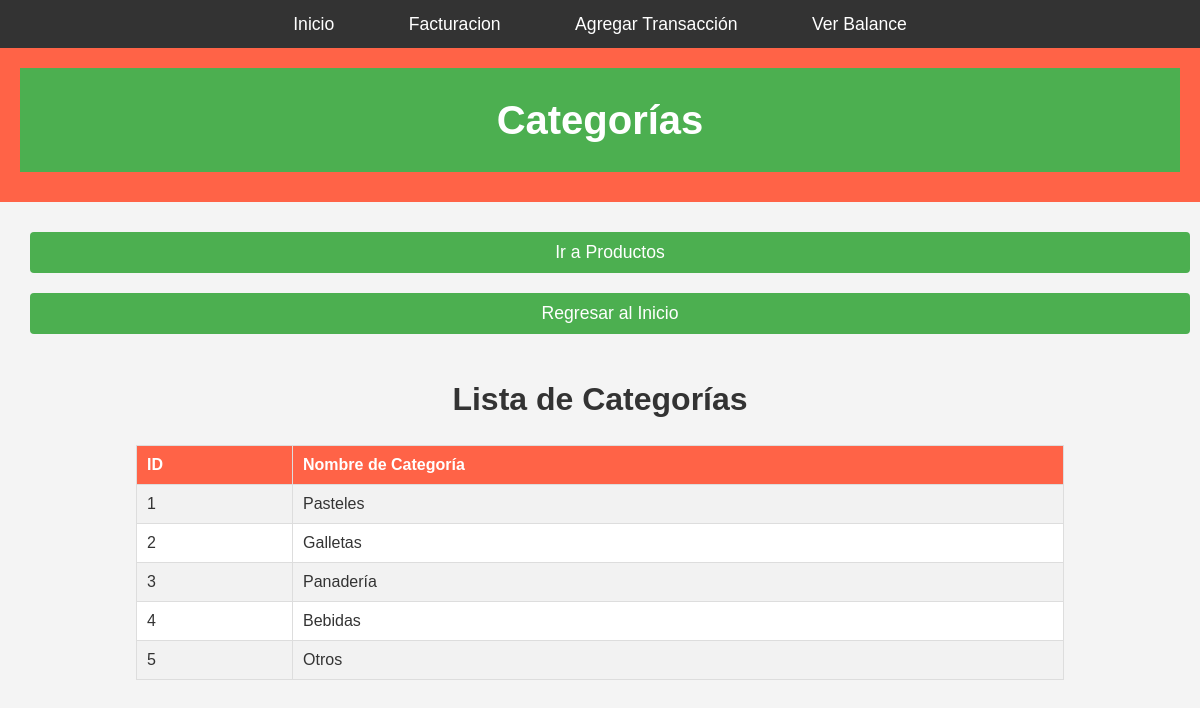
Screenshot of /PROYECTO_LUCY/PAGINA/php/categorias.php with the database file from the repository.
### tables this page shows
CREATE TABLE `categorias` (
  `id_categoria` int(11) NOT NULL,
  `nombre_categoria` varchar(100) NOT NULL
);

### PROYECTO_LUCY/PAGINA/php/categorias.php (the view, shortened to what this page needs)
<?php
include('navbar.php');
include('db_conection.php');
$sql = "SELECT * FROM Categorias";
$result = $conn->query($sql);
?>
<!DOCTYPE html>
<html lang="es">
<head>
    <link rel="stylesheet" href="../CSS/styles.css">
</head>
<body>
    <header>
        <h1>Categorías</h1>
    </header>
    <main>
        <a href="productos.php">
            <button>Ir a Productos</button>
        </a>
        <a href="index.php">
            <button>Regresar al Inicio</button>
        </a>
        <section>
            <h2>Lista de Categorías</h2>
            <?php if ($result->rowCount() > 0): ?>
                <table>
                    <tr>
                        <th>ID</th>
                        <th>Nombre de Categoría</th>
                    </tr>
                    <?php while ($row = $result->fetch(PDO::FETCH_ASSOC)): ?>
                        <tr>
                            <td><?php echo $row['id_categoria']; ?></td>
                            <td><?php echo $row['nombre_categoria']; ?></td>
                        </tr>
                    <?php endwhile; ?>
                </table>
            <?php else: ?>
                <p>No hay categorías registradas.</p>
            <?php endif; ?>
        </section>
    </main>
</body>
</html>

### PROYECTO_LUCY/PAGINA/CSS/styles.css (style rules this page uses)
* { margin: 0; padding: 0; box-sizing: border-box; font-family: 'Arial', sans-serif; }
body { background-color: #f4f4f4; color: #333; font-size: 16px; line-height: 1.6; min-height: 100vh; }
header { background-color: #FF6347; color: white; padding: 20px; text-align: center; }
header h1 { font-size: 2.5em; margin-bottom: 10px; }
main { padding: 20px; text-align: center; min-height: 100%; }
button { background-color: #FF6347; color: white; padding: 15px 30px; font-size: 1.1em; border: none; border-radius: 5px; cursor: pointer; transition: background-color 0.3s; margin: 10px; }
section { margin-top: 30px; }
section h2 { font-size: 2em; margin-bottom: 10px; }
table { width: 80%; margin: 20px auto; border-collapse: collapse; background-color: #fff; }
table th, table td { border: 1px solid #ddd; padding: 10px; text-align: left; }
table th { background-color: #FF6347; color: white; }
table tr:nth-child(even) { background-color: #f2f2f2; }
body { font-family: Arial, sans-serif; margin: 0; padding: 0; background-color: #f4f4f4; }
header h1 { text-align: center; padding: 20px; background-color: #4CAF50; color: white; }
main { padding: 20px; }
button { width: 100%; padding: 10px; background-color: #4CAF50; color: white; border: none; border-radius: 4px; cursor: pointer; }

### rows the page displays
categorias: id_categoria "1", nombre_categoria "Pasteles"
categorias: id_categoria "2", nombre_categoria "Galletas"
categorias: id_categoria "3", nombre_categoria "Panadería"
categorias: id_categoria "4", nombre_categoria "Bebidas"
categorias: id_categoria "5", nombre_categoria "Otros"
